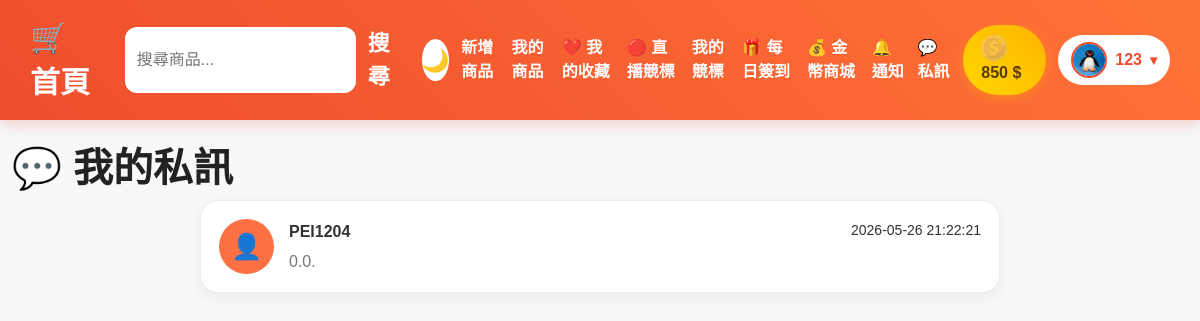
The app's page /messages (signed in) with its own data.
### tables this page shows
CREATE TABLE private_messages (
        id INTEGER PRIMARY KEY AUTOINCREMENT,
        sender_id INTEGER,
        receiver_id INTEGER,
        product_id INTEGER,
        message TEXT,
        image TEXT,
        is_read INTEGER DEFAULT 0,
        created_at TEXT
    );

CREATE TABLE users (
    id INTEGER PRIMARY KEY AUTOINCREMENT,
    username TEXT UNIQUE,
    email TEXT,
    password TEXT
, coins INTEGER DEFAULT 100, is_admin INTEGER DEFAULT 0, last_checkin TEXT, avatar TEXT, banner TEXT, has_received_listing_bonus INTEGER DEFAULT 0, is_banned INTEGER DEFAULT 0, ban_reason TEXT, admin_role TEXT DEFAULT 'user', email_verified INTEGER DEFAULT 0, email_verify_token TEXT, phone TEXT, phone_verified INTEGER DEFAULT 0, risk_score INTEGER DEFAULT 0, created_at TEXT, last_ip TEXT, identity_verified INTEGER DEFAULT 0, identity_verify_status TEXT DEFAULT '未申請', identity_reject_reason TEXT, identity_verified_at TEXT);

### app.py (the view)
@app.route("/messages")
def message_list():
    if "user_id" not in session:
        return redirect("/login")
    user_id = session["user_id"]
    db = get_db()
    chats = db.execute(
        """
        SELECT
            u.id AS other_user_id,
            u.username AS other_username,

            pm.message AS last_message,
            pm.image AS last_image,
            pm.created_at AS last_time,

            (
                SELECT COUNT(*)
                FROM private_messages unread
                WHERE unread.sender_id = u.id
                AND unread.receiver_id = ?
                AND unread.is_read = 0
            ) AS unread_count

        FROM users u

        JOIN private_messages pm
        ON (
            (pm.sender_id = u.id AND pm.receiver_id = ?)
            OR
            (pm.receiver_id = u.id AND pm.sender_id = ?)
        )

        WHERE pm.id IN (
            SELECT MAX(id)
            FROM private_messages
            WHERE sender_id = ?
            OR receiver_id = ?
            GROUP BY
                CASE
                    WHEN sender_id = ? THEN receiver_id
                    ELSE sender_id
                END
        )

        ORDER BY pm.id DESC
        """,
        (
            user_id,
            user_id,
            user_id,
            user_id,
            user_id,
            user_id
        )
    ).fetchall()
    db.close()
    return render_template(
        "messages.html",
        chats=chats
    )

### app.py (called while the page is built, shortened)
def get_db():
    conn = sqlite3.connect(
        DATABASE,
        timeout=30,
        check_same_thread=False
    )
    conn.row_factory = sqlite3.Row
    return conn

def inject_notification_count():
    if "user_id" not in session:
        return dict(notification_count=0)
    db = get_db()
    count = db.execute(
        """
        SELECT COUNT(*) AS count
        FROM notifications
        WHERE user_id=? AND is_read=0
        """,
        (session["user_id"],)
    ).fetchone()["count"]
    db.close()
    return dict(notification_count=count)

def inject_active_announcements():
    try:
        db = get_db()
        ensure_admin_feature_columns(db)
        announcements = db.execute(
            """
            SELECT *
            FROM announcements
            WHERE IFNULL(is_active, 1)=1
            ORDER BY id DESC
            LIMIT 3
            """
        ).fetchall()
        db.close()
        return dict(active_announcements=announcements)
    except Exception:
        return dict(active_announcements=[])

def current_admin_role():
    role = session.get("admin_role", "user")
    if role == "user" and session.get("is_admin") == 1:
        return "super_admin"
    return role

def is_super_admin():
    return current_admin_role() == "super_admin"

@app.before_request
def protect_admin_routes():
    if not request.path.startswith("/admin"):
        return None

@app.context_processor
def inject_admin_role_helpers():
    return dict(
        current_admin_role=current_admin_role(),
        admin_role_name=admin_role_name,
        require_admin_role=require_admin_role,
        is_super_admin=is_super_admin()
    )

### templates/messages.html (shortened to what this page needs)
{% extends "layout.html" %}
{% block content %}
<h1 class="page-title">
    💬 我的私訊
</h1>
<div class="message-list">
    {% for chat in chats %}
        <a
            href="/messages/{{ chat.other_user_id }}"
            class="message-card"
        >
            <div class="message-avatar">
                👤
            </div>
            <div class="message-info">
                <div class="message-top">
                    <strong>
                        {{ chat.other_username }}
                    </strong>
                    <small>
                        {{ chat.last_time }}
                    </small>
                </div>
                <div class="message-preview">
                    {% if chat.last_message %}
                        {{ chat.last_message }}
                    {% elif chat.last_image %}
                        📷 傳送了一張圖片
                    {% else %}
                        尚無訊息
                    {% endif %}
                </div>
            </div>
        </a>
    {% else %}
        <p class="text-muted">
            目前沒有私訊紀錄。
        </p>
    {% endfor %}
</div>
{% endblock %}

### static/style.css (style rules this page uses)
* { margin:0; padding:0; box-sizing:border-box; }
body { background:#f5f5f5; font-family:Arial,sans-serif; color:#222; overflow-x:hidden; }
.message-list { max-width:800px; margin:auto; }
.message-card { display:flex; align-items:center; gap:15px; padding:18px; margin-bottom:15px; background:white; border-radius:18px; text-decoration:none; color:#333; box-shadow:0 4px 15px rgba(0,0,0,0.08); position:relative; }
.message-avatar { width:55px; height:55px; border-radius:50%; background:#ff7043; color:white; display:flex; align-items:center; justify-content:center; font-size:25px; }
.message-info { flex:1; }
.message-top { display:flex; justify-content:space-between; margin-bottom:6px; }
.message-preview { color:#777; white-space:nowrap; overflow:hidden; text-overflow:ellipsis; }
body { background:#f7f8fa; }
.product-card, .review-card, .chat-box, .notification-card, .message-card, .form-box, .card, .bid-box, .seller-info-box, .auto-bid-box, .winner-box { border-radius:18px !important; box-shadow:0 4px 14px rgba(0,0,0,.06) !important; border:1px solid #ececec; }
.product-title, .page-title, .form-title { font-weight:800; color:#222; }

### records on screen
private_messages: other_username "PEI1204", last_time "2026-05-26 21:22:21", last_message "0.0."

### other values on screen
{{ session.get("coins", 0) }} "850"
{{ session["username"] }} "123"
